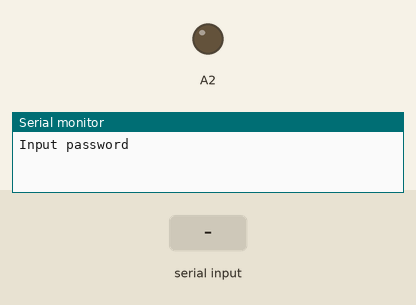
Simulated run of this sketch. Board: Arduino Uno, built with avr-gcc and run on an emulated ATmega328P. On the bench: output pins drawn as LEDs (lit = HIGH), the last lines printed to the serial monitor. Dashed ring = blinking. The test bench sets the inputs (shaded band).

Above: at 2.2 s.
2.3 s: "1" received over Serial
At 2.4 s:
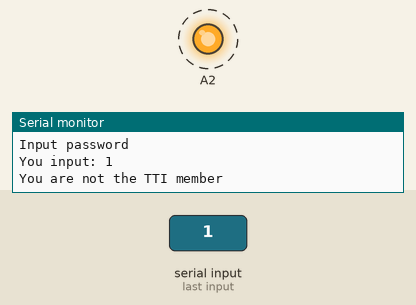
5.3 s: "0" received over Serial
At 8.1 s:
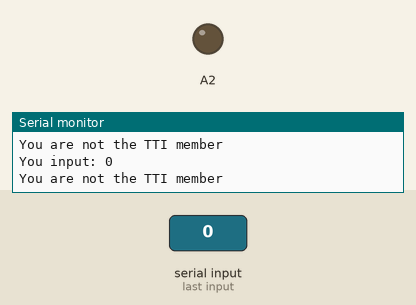
8.3 s: "2" received over Serial
At 8.4 s:
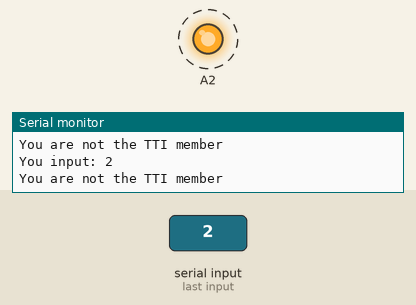
Timing chart, 0 to 12.0 s (numbered marks = the images above; inputs shaded):
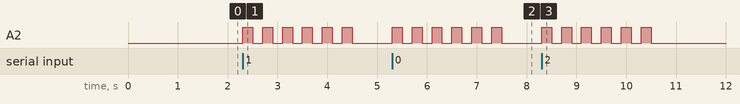

Measured:
- after the input at 2.3 s, A2: alternates HIGH for 0.20 s and LOW for 0.20 s, 12 changes in all, then stays LOW, starting at once
- after the input at 5.3 s, A2: alternates HIGH for 0.20 s and LOW for 0.20 s, 12 changes in all, then stays LOW, starting at once
- after the input at 8.3 s, A2: alternates HIGH for 0.20 s and LOW for 0.20 s, 12 changes in all, then stays LOW, starting at once

The sketch:

john_keypad_passcode.ino
```cpp
void setup(){
 Serial.begin(9600);
 Serial.println("Input password");
 delay(1000);
 pinMode(A2,OUTPUT);

}

char getChar(){
 char res;
 while(res<33){
   if(Serial.available()>0){
       res = Serial.read();
     }
  }
  return res;
}

void askPass(){
  char res;
  res = getChar();
  Serial.print("You input: ");
  Serial.println(res);
  switch(res){
   case 'a':
     Serial.println("You are principal");
     digitalWrite(A2,HIGH);
     delay(3000);
     digitalWrite(A2,LOW);
     break;
   case 'b':
     Serial.println("You are instructor");
     digitalWrite(A2,HIGH);
     delay(3000);
     digitalWrite(A2,LOW);
     break;
   case 'c':
     Serial.println("You are student");
     digitalWrite(A2,HIGH);
     delay(3000);
     digitalWrite(A2,LOW);
     break;
   default:
     Serial.println("You are not the TTI member");
     digitalWrite(A2,HIGH);
     delay(200);
     digitalWrite(A2,LOW);
     delay(200);
     digitalWrite(A2,HIGH);
     delay(200);
     digitalWrite(A2,LOW);
     delay(200);
     digitalWrite(A2,HIGH);
     delay(200);
     digitalWrite(A2,LOW);
     delay(200);
     digitalWrite(A2,HIGH);
     delay(200);
     digitalWrite(A2,LOW);
     delay(200);
     digitalWrite(A2,HIGH);
     delay(200);
     digitalWrite(A2,LOW);
     delay(200);
     digitalWrite(A2,HIGH);
     delay(200);
     digitalWrite(A2,LOW);
     delay(200);
     break;
  }
  delay(100);
}


void loop(){
  askPass();
  delay(1);
}
```
